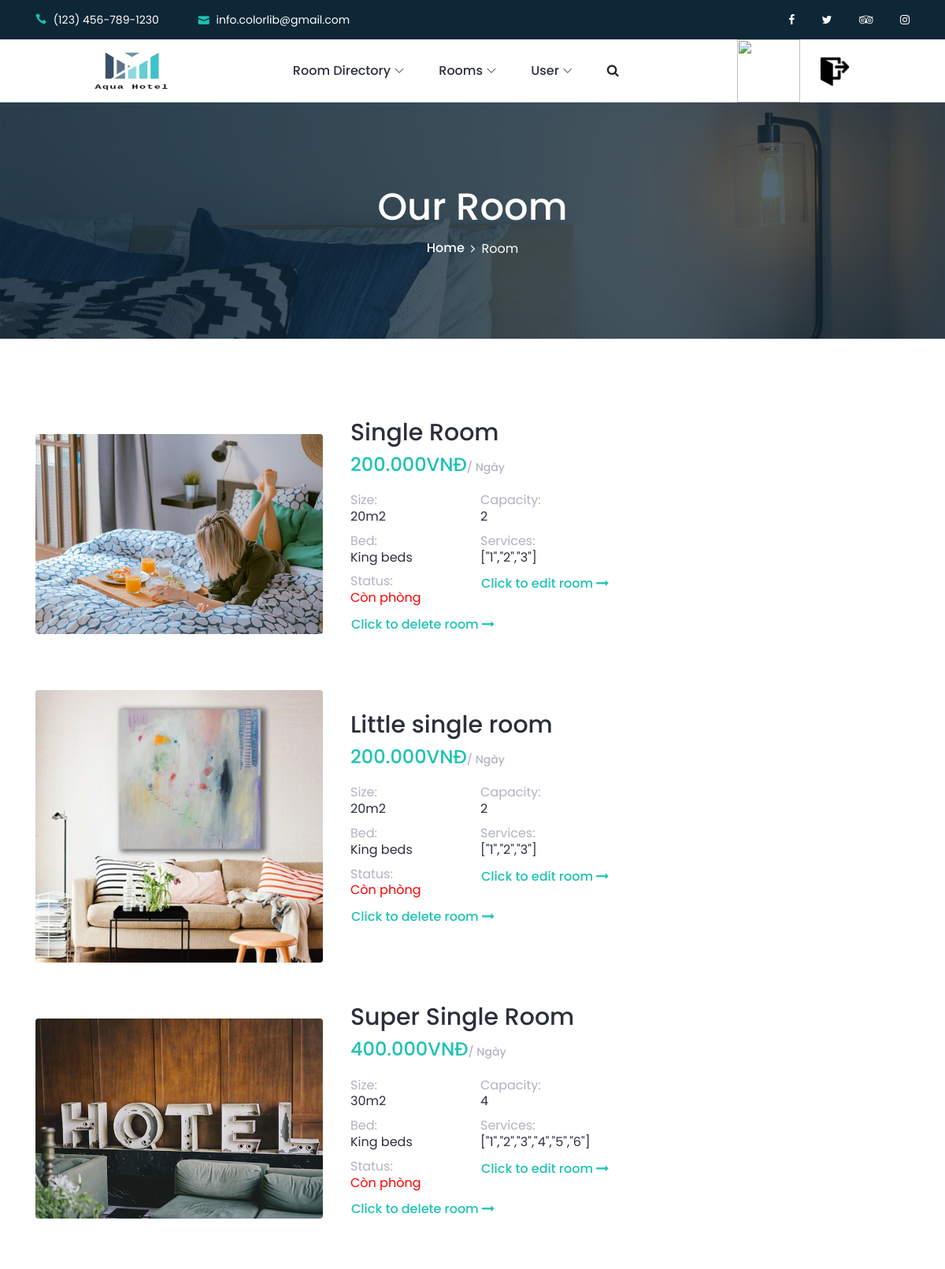
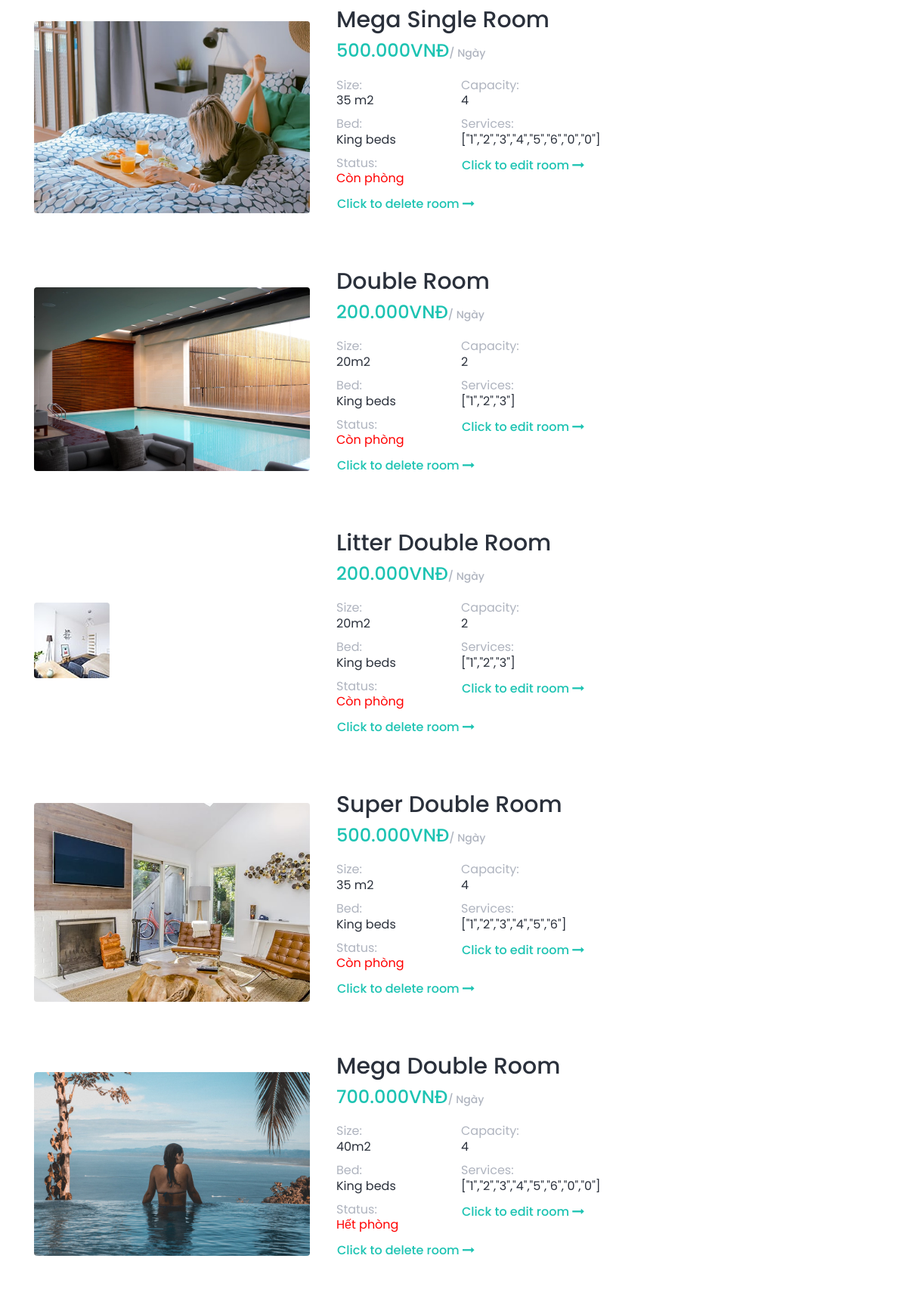
The page /admin_room.php (upper part) on the database its author committed (2 pictures, top to bottom).
### tables this page shows
CREATE TABLE `room` (
  `room_id` int(11) NOT NULL,
  `room_name` varchar(100) NOT NULL,
  `room_price` decimal(10,3) NOT NULL,
  `room_size` varchar(50) DEFAULT NULL,
  `room_capacity` int(11) DEFAULT NULL,
  `room_services` longtext DEFAULT NULL CHECK (json_valid(`room_services`)),
  `room_status` varchar(50) NOT NULL DEFAULT 'Còn phòng',
  `category_id` int(11) DEFAULT NULL,
  `status_id` int(11) DEFAULT NULL,
  `number_room` int(11) DEFAULT NULL,
  `check_in` date DEFAULT NULL,
  `check_out` date DEFAULT NULL,
  `status_name` enum('Chờ xác nhận','Đã check in','Đã check out','Hoàn thành') NOT NULL DEFAULT 'Chờ xác nhận'
);

### admin_room.php (the view, shortened to what this page needs)
<!DOCTYPE html>
<html lang="en">
<head>
    <link rel="stylesheet" href="style.css">
</head>
<body>
    <?php
    include "header_admin.php";
    ?>
    <div class="breadcrumb-area bg-img bg-overlay jarallax" style="background-image: url(img/bg-img/16.jpg);">
        <div class="container h-100">
            <div class="row h-100 align-items-center">
                <div class="col-12">
                    <div class="breadcrumb-content text-center">
                        <h2 class="page-title">Our Room</h2>
                        <nav aria-label="breadcrumb">
                            <ol class="breadcrumb justify-content-center">
                                <li class="breadcrumb-item"><a href="index.php">Home</a></li>
                                <li class="breadcrumb-item active" aria-current="page">Room</li>
                            </ol>
                        </nav>
                    </div>
                </div>
            </div>
        </div>
    </div>
    <div class="roberto-rooms-area section-padding-100-0">
        <div class="container">
            <div class="row">
                <div class="col-12 col-lg-8">
                    <?php
                    $conn = mysqli_connect("localhost", "root", "", "hotel");
                    $sql = "SELECT * FROM room";
                    $result = mysqli_query($conn, $sql);
                    if (mysqli_num_rows($result) > 0) {
                        while ($row = mysqli_fetch_assoc($result)) {
                            echo '<div class="single-room-area d-flex align-items-center mb-50 wow fadeInUp" data-wow-delay="100ms"><div class="room-thumbnail">
                                    <img src="rooms/' . $row["room_id"] . '.jpg">
                                    </div>
                                    <div class="room-content">
                                    <h2>' . $row["room_name"] . '</h2>
                                    <h4>' . $row["room_price"] . 'VNĐ<span>/ Ngày</span></h4>
                                    <div class="room-feature">
                                        <h6>Size: <span>' . $row["room_size"] . '</span></h6>
                                        <h6>Capacity: <span>' . $row["room_capacity"] . '</span></h6>
                                        <h6>Bed: <span>King beds</span></h6>
                                        <h6>Services: <span>' . $row["room_services"] . '</span></h6>
                                        <h6>Status: <span style="color:' . ($row["room_status"] == "Available" ? 'green' : 'red') . ';">' . $row["room_status"] . '</span></h6>
                                        <a href="edit_room.php?roomid=' . $row['room_id'] . '" class="btn view-detail-btn">Click to edit room <i class="fa fa-long-arrow-right" aria-hidden="true"></i></a>
                                        <a href="admin_delete_room.php?rid=' . $row['room_id'] . '" class="btn view-detail-btn">Click to delete room <i class="fa fa-long-arrow-right" aria-hidden="true"></i></a>
                                    </div>
                                    </div>
                                    </div>';
                        }
                    }
                    ?>
                </div>
                <?php
                include "footer.php";
                ?>
</body>
</html>

### style.css (style rules this page uses)
* { margin: 0; padding: 0; }
body { font-family: "Poppins", sans-serif; font-weight: 400; font-size: 16px; position: relative; z-index: auto; }
h1, h2, h3, h4, h5, h6 { font-family: "Poppins", sans-serif; color: #2a303b; line-height: 1.3; font-weight: 500; }
a, a:active, a:focus, a:hover { color: #2a303b; text-decoration: none; -webkit-transition-duration: 500ms; -o-transition-duration: 500ms; transition-duration: 500ms; outline: none; font-weight: 500; }
li { list-style: none; }
img { max-width: 100%; height: auto; }
.bg-overlay { position: relative; z-index: 1; }
.bg-overlay::after { position: absolute; content: ""; height: 100%; width: 100%; top: 0; left: 0; z-index: -1; background-color: rgba(14, 39, 55, 0.7); }
.bg-img { background-position: center center !important; background-size: cover !important; background-repeat: no-repeat !important; }
.jarallax { position: relative; z-index: 0; }
.mb-50 { margin-bottom: 50px; }
.section-padding-100-0 { padding-top: 100px; padding-bottom: 0; }
.single-room-area { position: relative; z-index: 1; }
.single-room-area .room-thumbnail { position: relative; z-index: 1; -webkit-box-flex: 0; -ms-flex: 0 0 50%; flex: 0 0 50%; max-width: 50%; width: 50%; }
.single-room-area .room-thumbnail img { border-radius: 4px; }
.single-room-area .room-content { position: relative; z-index: 1; padding-left: 35px; }
.single-room-area .room-content h2 { font-size: 30px; display: block; margin-bottom: 5px; }
.single-room-area .room-content h4 { color: #1cc3b2; margin-bottom: 20px; }
.single-room-area .room-content h4 span { color: #afb4bf; font-size: 14px; }
.single-room-area .room-content .room-feature { display: -webkit-box; display: -ms-flexbox; display: flex; -ms-flex-wrap: wrap; flex-wrap: wrap; position: relative; z-index: 1; margin-bottom: 20px; }
.single-room-area .room-content .room-feature h6 { -webkit-box-flex: 0; -ms-flex: 0 0 50%; flex: 0 0 50%; max-width: 50%; width: 50%; font-weight: 400; color: #afb4bf; margin-bottom: 10px; }
.single-room-area .room-content .room-feature h6 span { color: #2a303b; display: block; }
.single-room-area .room-content .view-detail-btn { padding: 0; font-size: 16px; color: #1cc3b2; font-weight: 500; }
.breadcrumb-area { position: relative; z-index: 1; height: 300px; }
.breadcrumb-area .page-title { color: #ffffff; font-size: 48px; }
.breadcrumb-content { position: relative; z-index: 1; }
.breadcrumb-content .breadcrumb { padding: 0; background-color: transparent; margin-bottom: 0; }
.breadcrumb-content .breadcrumb .breadcrumb-item { color: #ffffff; }
.breadcrumb-content .breadcrumb .breadcrumb-item a { color: #ffffff; }
.breadcrumb-content .breadcrumb .breadcrumb-item + .breadcrumb-item::before { content: '\f105'; font-family: "FontAwesome"; color: #ffffff; }

### css/default-assets/classy-nav.css (style rules this page uses)
.justify-content-center { -webkit-box-pack: center; -ms-flex-pack: center; justify-content: center; }

### rows shown on the page
room: room_name "Single Room", room_price "200.000", room_size "20m2", room_capacity "2", room_services "[\"1\",\"2\",\"3\"]", room_status "Còn phòng"
room: shows a picture, room_name "Little single room", room_price "200.000", room_size "20m2", room_capacity "2", room_services "[\"1\",\"2\",\"3\"]", room_status "Còn phòng"
room: shows a picture, room_name "Super Single Room", room_price "400.000", room_size "30m2", room_capacity "4", room_services "[\"1\",\"2\",\"3\",\"4\",\"5\",\"6\"]", room_status "Còn phòng"
room: room_name "Mega Single Room", room_price "500.000", room_size "35 m2", room_capacity "4", room_services "[\"1\",\"2\",\"3\",\"4\",\"5\",\"6\",\"0\",\"0\"]", room_status "Còn phòng"
room: shows a picture, room_name "Double Room", room_price "200.000", room_size "20m2", room_capacity "2", room_services "[\"1\",\"2\",\"3\"]", room_status "Còn phòng"
room: shows a picture, room_name "Litter Double Room", room_price "200.000", room_size "20m2", room_capacity "2", room_services "[\"1\",\"2\",\"3\"]", room_status "Còn phòng"
room: shows a picture, room_name "Super Double Room", room_price "500.000", room_size "35 m2", room_capacity "4", room_services "[\"1\",\"2\",\"3\",\"4\",\"5\",\"6\"]", room_status "Còn phòng"
room: shows a picture, room_name "Mega Double Room", room_price "700.000", room_size "40m2", room_capacity "4", room_services "[\"1\",\"2\",\"3\",\"4\",\"5\",\"6\",\"0\",\"0\"]", room_status "Hết phòng"
